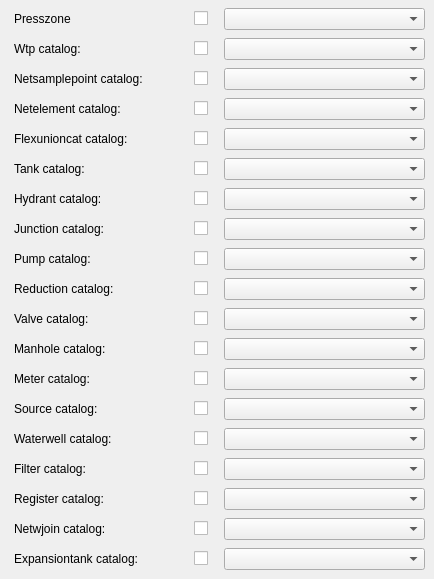
   <widget class="QWidget" name="tab_21">
    <attribute name="title">
     <string>WS</string>
    </attribute>
    <widget class="QComboBox" name="netelementcat_vdefault">
     <property name="geometry">
      <rect>
       <x>224</x>
       <y>98</y>
       <width>201</width>
       <height>22</height>
      </rect>
     </property>
    </widget>
    <widget class="QCheckBox" name="chk_netelementcat_vdefault">
     <property name="geometry">
      <rect>
       <x>194</x>
       <y>98</y>
       <width>20</width>
       <height>21</height>
      </rect>
     </property>
     <property name="text">
      <string/>
     </property>
    </widget>
    <widget class="QLabel" name="label_netelementcat">
     <property name="geometry">
      <rect>
       <x>14</x>
       <y>98</y>
       <width>169</width>
       <height>22</height>
      </rect>
     </property>
     <property name="font">
      <font>
       <pointsize>9</pointsize>
      </font>
     </property>
     <property name="frameShape">
      <enum>QFrame::NoFrame</enum>
     </property>
     <property name="frameShadow">
      <enum>QFrame::Plain</enum>
     </property>
     <property name="text">
      <string>Netelement catalog:</string>
     </property>
     <property name="textFormat">
      <enum>Qt::AutoText</enum>
     </property>
     <property name="scaledContents">
      <bool>false</bool>
     </property>
     <property name="alignment">
      <set>Qt::AlignLeading|Qt::AlignLeft|Qt::AlignVCenter</set>
     </property>
     <property name="margin">
      <number>3</number>
     </property>
    </widget>
    <widget class="QLabel" name="label_tankcat">
     <property name="geometry">
      <rect>
       <x>14</x>
       <y>158</y>
       <width>166</width>
       <height>22</height>
      </rect>
     </property>
     <property name="font">
      <font>
       <pointsize>9</pointsize>
      </font>
     </property>
     <property name="frameShape">
      <enum>QFrame::NoFrame</enum>
     </property>
     <property name="frameShadow">
      <enum>QFrame::Plain</enum>
     </property>
     <property name="text">
      <string>Tank catalog:</string>
     </property>
     <property name="textFormat">
      <enum>Qt::AutoText</enum>
     </property>
     <property name="scaledContents">
      <bool>false</bool>
     </property>
     <property name="alignment">
      <set>Qt::AlignLeading|Qt::AlignLeft|Qt::AlignVCenter</set>
     </property>
     <property name="margin">
      <number>3</number>
     </property>
    </widget>
    <widget class="QCheckBox" name="chk_tankcat_vdefault">
     <property name="geometry">
      <rect>
       <x>194</x>
       <y>158</y>
       <width>20</width>
       <height>21</height>
      </rect>
     </property>
     <property name="text">
      <string/>
     </property>
    </widget>
    <widget class="QComboBox" name="tankcat_vdefault">
     <property name="geometry">
      <rect>
       <x>224</x>
       <y>158</y>
       <width>201</width>
       <height>22</height>
      </rect>
     </property>
    </widget>
    <widget class="QLabel" name="label_hydrantcat">
     <property name="geometry">
      <rect>
       <x>14</x>
       <y>188</y>
       <width>172</width>
       <height>22</height>
      </rect>
     </property>
     <property name="font">
      <font>
       <pointsize>9</pointsize>
      </font>
     </property>
     <property name="frameShape">
      <enum>QFrame::NoFrame</enum>
     </property>
     <property name="frameShadow">
      <enum>QFrame::Plain</enum>
     </property>
     <property name="text">
      <string>Hydrant catalog:</string>
     </property>
     <property name="textFormat">
      <enum>Qt::AutoText</enum>
     </property>
     <property name="scaledContents">
      <bool>false</bool>
     </property>
     <property name="alignment">
      <set>Qt::AlignLeading|Qt::AlignLeft|Qt::AlignVCenter</set>
     </property>
     <property name="margin">
      <number>3</number>
     </property>
    </widget>
    <widget class="QCheckBox" name="chk_hydrantcat_vdefault">
     <property name="geometry">
      <rect>
       <x>194</x>
       <y>188</y>
       <width>20</width>
       <height>21</height>
      </rect>
     </property>
     <property name="text">
      <string/>
     </property>
    </widget>
    <widget class="QComboBox" name="hydrantcat_vdefault">
     <property name="geometry">
      <rect>
       <x>224</x>
       <y>188</y>
       <width>201</width>
       <height>22</height>
      </rect>
     </property>
    </widget>
    <widget class="QLabel" name="label_junctioncat">
     <property name="geometry">
      <rect>
       <x>14</x>
       <y>218</y>
       <width>169</width>
       <height>22</height>
      </rect>
     </property>
     <property name="font">
      <font>
       <pointsize>9</pointsize>
      </font>
     </property>
     <property name="frameShape">
      <enum>QFrame::NoFrame</enum>
     </property>
     <property name="frameShadow">
      <enum>QFrame::Plain</enum>
     </property>
     <property name="text">
      <string>Junction catalog:</string>
     </property>
     <property name="textFormat">
      <enum>Qt::AutoText</enum>
     </property>
     <property name="scaledContents">
      <bool>false</bool>
     </property>
     <property name="alignment">
      <set>Qt::AlignLeading|Qt::AlignLeft|Qt::AlignVCenter</set>
     </property>
     <property name="margin">
      <number>3</number>
     </property>
    </widget>
    <widget class="QCheckBox" name="chk_junctioncat_vdefault">
     <property name="geometry">
      <rect>
       <x>194</x>
       <y>218</y>
       <width>20</width>
       <height>21</height>
      </rect>
     </property>
     <property name="text">
      <string/>
     </property>
    </widget>
    <widget class="QComboBox" name="junctioncat_vdefault">
     <property name="geometry">
      <rect>
       <x>224</x>
       <y>218</y>
       <width>201</width>
       <height>22</height>
      </rect>
     </property>
    </widget>
    <widget class="QLabel" name="label_pumpcat">
     <property name="geometry">
      <rect>
       <x>14</x>
       <y>248</y>
       <width>169</width>
       <height>22</height>
      </rect>
     </property>
     <property name="font">
      <font>
       <pointsize>9</pointsize>
      </font>
     </property>
     <property name="frameShape">
      <enum>QFrame::NoFrame</enum>
     </property>
     <property name="frameShadow">
      <enum>QFrame::Plain</enum>
     </property>
     <property name="text">
      <string>Pump catalog:</string>
     </property>
     <property name="textFormat">
      <enum>Qt::AutoText</enum>
     </property>
     <property name="scaledContents">
      <bool>false</bool>
     </property>
     <property name="alignment">
      <set>Qt::AlignLeading|Qt::AlignLeft|Qt::AlignVCenter</set>
     </property>
     <property name="margin">
      <number>3</number>
     </property>
    </widget>
    <widget class="QCheckBox" name="chk_pumpcat_vdefault">
     <property name="geometry">
      <rect>
       <x>194</x>
       <y>248</y>
       <width>20</width>
       <height>21</height>
      </rect>
     </property>
     <property name="text">
      <string/>
     </property>
    </widget>
    <widget class="QComboBox" name="pumpcat_vdefault">
     <property name="geometry">
      <rect>
       <x>224</x>
       <y>248</y>
       <width>201</width>
       <height>22</height>
      </rect>
     </property>
    </widget>
    <widget class="QLabel" name="label_reductioncat">
     <property name="geometry">
      <rect>
       <x>14</x>
       <y>278</y>
       <width>172</width>
       <height>22</height>
      </rect>
     </property>
     <property name="font">
      <font>
       <pointsize>9</pointsize>
      </font>
     </property>
     <property name="frameShape">
      <enum>QFrame::NoFrame</enum>
     </property>
     <property name="frameShadow">
      <enum>QFrame::Plain</enum>
     </property>
     <property name="text">
      <string>Reduction catalog:</string>
     </property>
     <property name="textFormat">
      <enum>Qt::AutoText</enum>
     </property>
     <property name="scaledContents">
      <bool>false</bool>
     </property>
     <property name="alignment">
      <set>Qt::AlignLeading|Qt::AlignLeft|Qt::AlignVCenter</set>
     </property>
     <property name="margin">
      <number>3</number>
     </property>
    </widget>
    <widget class="QCheckBox" name="chk_reductioncat_vdefault">
     <property name="geometry">
      <rect>
       <x>194</x>
       <y>278</y>
       <width>20</width>
       <height>21</height>
      </rect>
     </property>
     <property name="text">
      <string/>
     </property>
    </widget>
    <widget class="QComboBox" name="reductioncat_vdefault">
     <property name="geometry">
      <rect>
       <x>224</x>
       <y>278</y>
       <width>201</width>
       <height>22</height>
      </rect>
     </property>
    </widget>
    <widget class="QLabel" name="label_valvecat">
     <property name="geometry">
      <rect>
       <x>14</x>
       <y>308</y>
       <width>166</width>
       <height>22</height>
      </rect>
     </property>
     <property name="font">
      <font>
       <pointsize>9</pointsize>
      </font>
     </property>
     <property name="frameShape">
      <enum>QFrame::NoFrame</enum>
     </property>
     <property name="frameShadow">
      <enum>QFrame::Plain</enum>
     </property>
     <property name="text">
      <string>Valve catalog:</string>
     </property>
     <property name="textFormat">
      <enum>Qt::AutoText</enum>
     </property>
     <property name="scaledContents">
      <bool>false</bool>
     </property>
     <property name="alignment">
      <set>Qt::AlignLeading|Qt::AlignLeft|Qt::AlignVCenter</set>
     </property>
     <property name="margin">
      <number>3</number>
     </property>
    </widget>
    <widget class="QCheckBox" name="chk_valvecat_vdefault">
     <property name="geometry">
      <rect>
       <x>194</x>
       <y>308</y>
       <width>20</width>
       <height>21</height>
      </rect>
     </property>
     <property name="text">
      <string/>
     </property>
    </widget>
    <widget class="QComboBox" name="valvecat_vdefault">
     <property name="geometry">
      <rect>
       <x>224</x>
       <y>308</y>
       <width>201</width>
       <height>22</height>
      </rect>
     </property>
    </widget>
    <widget class="QLabel" name="label_manholecat">
     <property name="geometry">
      <rect>
       <x>14</x>
       <y>338</y>
       <width>166</width>
       <height>22</height>
      </rect>
     </property>
     <property name="font">
      <font>
       <pointsize>9</pointsize>
      </font>
     </property>
     <property name="frameShape">
      <enum>QFrame::NoFrame</enum>
     </property>
     <property name="frameShadow">
      <enum>QFrame::Plain</enum>
     </property>
     <property name="text">
      <string>Manhole catalog:</string>
     </property>
     <property name="textFormat">
      <enum>Qt::AutoText</enum>
     </property>
     <property name="scaledContents">
      <bool>false</bool>
     </property>
     <property name="alignment">
      <set>Qt::AlignLeading|Qt::AlignLeft|Qt::AlignVCenter</set>
     </property>
     <property name="margin">
      <number>3</number>
     </property>
    </widget>
    <widget class="QCheckBox" name="chk_manholecat_vdefault">
     <property name="geometry">
      <rect>
       <x>194</x>
       <y>338</y>
       <width>20</width>
       <height>21</height>
      </rect>
     </property>
     <property name="text">
      <string/>
     </property>
    </widget>
    <widget class="QComboBox" name="manholecat_vdefault">
     <property name="geometry">
      <rect>
       <x>224</x>
       <y>338</y>
       <width>201</width>
       <height>22</height>
      </rect>
     </property>
    </widget>
    <widget class="QLabel" name="label_sourcecat">
     <property name="geometry">
      <rect>
       <x>14</x>
       <y>398</y>
       <width>166</width>
       <height>22</height>
      </rect>
     </property>
     <property name="font">
      <font>
       <pointsize>9</pointsize>
      </font>
     </property>
     <property name="frameShape">
      <enum>QFrame::NoFrame</enum>
     </property>
     <property name="frameShadow">
      <enum>QFrame::Plain</enum>
     </property>
     <property name="text">
      <string>Source catalog:</string>
     </property>
     <property name="textFormat">
      <enum>Qt::AutoText</enum>
     </property>
     <property name="scaledContents">
      <bool>false</bool>
     </property>
     <property name="alignment">
      <set>Qt::AlignLeading|Qt::AlignLeft|Qt::AlignVCenter</set>
     </property>
     <property name="margin">
      <number>3</number>
     </property>
    </widget>
    <widget class="QCheckBox" name="chk_sourcecat_vdefault">
     <property name="geometry">
      <rect>
       <x>194</x>
       <y>398</y>
       <width>20</width>
       <height>21</height>
      </rect>
     </property>
     <property name="text">
      <string/>
     </property>
    </widget>
    <widget class="QComboBox" name="sourcecat_vdefault">
     <property name="geometry">
      <rect>
       <x>224</x>
       <y>398</y>
       <width>201</width>
       <height>22</height>
      </rect>
     </property>
    </widget>
    <widget class="QLabel" name="label_waterwellcat">
     <property name="geometry">
      <rect>
       <x>14</x>
       <y>428</y>
       <width>163</width>
       <height>22</height>
      </rect>
     </property>
     <property name="font">
      <font>
       <pointsize>9</pointsize>
      </font>
     </property>
     <property name="frameShape">
      <enum>QFrame::NoFrame</enum>
     </property>
     <property name="frameShadow">
      <enum>QFrame::Plain</enum>
     </property>
     <property name="text">
      <string>Waterwell catalog:</string>
     </property>
     <property name="textFormat">
      <enum>Qt::AutoText</enum>
     </property>
     <property name="scaledContents">
      <bool>false</bool>
     </property>
     <property name="alignment">
      <set>Qt::AlignLeading|Qt::AlignLeft|Qt::AlignVCenter</set>
     </property>
     <property name="margin">
      <number>3</number>
     </property>
    </widget>
    <widget class="QCheckBox" name="chk_waterwellcat_vdefault">
     <property name="geometry">
      <rect>
       <x>194</x>
       <y>428</y>
       <width>20</width>
       <height>21</height>
      </rect>
     </property>
     <property name="text">
      <string/>
     </property>
    </widget>
    <widget class="QComboBox" name="waterwellcat_vdefault">
     <property name="geometry">
      <rect>
       <x>224</x>
       <y>428</y>
       <width>201</width>
       <height>22</height>
      </rect>
     </property>
    </widget>
    <widget class="QLabel" name="label_filtercat">
     <property name="geometry">
      <rect>
       <x>14</x>
       <y>458</y>
       <width>157</width>
       <height>22</height>
      </rect>
     </property>
     <property name="font">
      <font>
       <pointsize>9</pointsize>
      </font>
     </property>
     <property name="frameShape">
      <enum>QFrame::NoFrame</enum>
     </property>
     <property name="frameShadow">
      <enum>QFrame::Plain</enum>
     </property>
     <property name="text">
      <string>Filter catalog:</string>
     </property>
     <property name="textFormat">
      <enum>Qt::AutoText</enum>
     </property>
     <property name="scaledContents">
      <bool>false</bool>
     </property>
     <property name="alignment">
      <set>Qt::AlignLeading|Qt::AlignLeft|Qt::AlignVCenter</set>
     </property>
     <property name="margin">
      <number>3</number>
     </property>
    </widget>
    <widget class="QCheckBox" name="chk_filtercat_vdefault">
     <property name="geometry">
      <rect>
       <x>194</x>
       <y>458</y>
       <width>20</width>
       <height>21</height>
      </rect>
     </property>
     <property name="text">
      <string/>
     </property>
    </widget>
    <widget class="QLabel" name="label_registercat">
     <property name="geometry">
      <rect>
       <x>14</x>
       <y>488</y>
       <width>163</width>
       <height>22</height>
      </rect>
     </property>
     <property name="font">
      <font>
       <pointsize>9</pointsize>
      </font>
     </property>
     <property name="frameShape">
      <enum>QFrame::NoFrame</enum>
     </property>
     <property name="frameShadow">
      <enum>QFrame::Plain</enum>
     </property>
     <property name="text">
      <string>Register catalog:</string>
     </property>
     <property name="textFormat">
      <enum>Qt::AutoText</enum>
     </property>
     <property name="scaledContents">
      <bool>false</bool>
     </property>
     <property name="alignment">
      <set>Qt::AlignLeading|Qt::AlignLeft|Qt::AlignVCenter</set>
     </property>
     <property name="margin">
      <number>3</number>
     </property>
    </widget>
    <widget class="QCheckBox" name="chk_registercat_vdefault">
     <property name="geometry">
      <rect>
       <x>194</x>
       <y>488</y>
       <width>20</width>
       <height>21</height>
      </rect>
     </property>
     <property name="text">
      <string/>
     </property>
    </widget>
    <widget class="QComboBox" name="registercat_vdefault">
     <property name="geometry">
      <rect>
       <x>224</x>
       <y>488</y>
       <width>201</width>
       <height>22</height>
      </rect>
     </property>
    </widget>
    <widget class="QLabel" name="label_netwjoincat">
     <property name="geometry">
      <rect>
       <x>14</x>
       <y>518</y>
       <width>166</width>
       <height>22</height>
      </rect>
     </property>
     <property name="font">
      <font>
       <pointsize>9</pointsize>
      </font>
     </property>
     <property name="frameShape">
      <enum>QFrame::NoFrame</enum>
     </property>
     <property name="frameShadow">
      <enum>QFrame::Plain</enum>
     </property>
     <property name="text">
      <string>Netwjoin catalog:</string>
     </property>
     <property name="textFormat">
      <enum>Qt::AutoText</enum>
     </property>
     <property name="scaledContents">
      <bool>false</bool>
     </property>
     <property name="alignment">
      <set>Qt::AlignLeading|Qt::AlignLeft|Qt::AlignVCenter</set>
     </property>
     <property name="margin">
      <number>3</number>
     </property>
    </widget>
    <widget class="QCheckBox" name="chk_netwjoincat_vdefault">
     <property name="geometry">
      <rect>
       <x>194</x>
       <y>518</y>
       <width>20</width>
       <height>21</height>
      </rect>
     </property>
     <property name="text">
      <string/>
     </property>
    </widget>
    <widget class="QComboBox" name="netwjoincat_vdefault">
     <property name="geometry">
      <rect>
       <x>224</x>
       <y>518</y>
       <width>201</width>
       <height>22</height>
      </rect>
     </property>
    </widget>
    <widget class="QLabel" name="label_expansiontankcat">
     <property name="geometry">
      <rect>
       <x>14</x>
       <y>548</y>
       <width>166</width>
       <height>22</height>
      </rect>
     </property>
     <property name="font">
      <font>
       <pointsize>9</pointsize>
      </font>
     </property>
     <property name="frameShape">
      <enum>QFrame::NoFrame</enum>
     </property>
     <property name="frameShadow">
      <enum>QFrame::Plain</enum>
     </property>
     <property name="text">
      <string>Expansiontank catalog:</string>
     </property>
     <property name="textFormat">
      <enum>Qt::AutoText</enum>
     </property>
     <property name="scaledContents">
      <bool>false</bool>
     </property>
     <property name="alignment">
      <set>Qt::AlignLeading|Qt::AlignLeft|Qt::AlignVCenter</set>
     </property>
     <property name="margin">
      <number>3</number>
     </property>
    </widget>
    <widget class="QCheckBox" name="chk_expansiontankcat_vdefault">
     <property name="geometry">
      <rect>
       <x>194</x>
       <y>548</y>
       <width>20</width>
       <height>21</height>
      </rect>
     </property>
     <property name="text">
      <string/>
     </property>
    </widget>
    <widget class="QComboBox" name="expansiontankcat_vdefault">
     <property name="geometry">
      <rect>
       <x>224</x>
       <y>548</y>
       <width>201</width>
       <height>22</height>
      </rect>
     </property>
    </widget>
    <widget class="QCheckBox" name="chk_metercat_vdefault">
     <property name="geometry">
      <rect>
       <x>194</x>
       <y>368</y>
       <width>20</width>
       <height>21</height>
      </rect>
     </property>
     <property name="text">
      <string/>
     </property>
    </widget>
    <widget class="QComboBox" name="metercat_vdefault">
     <property name="geometry">
      <rect>
       <x>224</x>
       <y>368</y>
       <width>201</width>
       <height>22</height>
      </rect>
     </property>
    </widget>
    <widget class="QLabel" name="label_metercat">
     <property name="geometry">
      <rect>
       <x>14</x>
       <y>368</y>
       <width>163</width>
       <height>22</height>
      </rect>
     </property>
     <property name="font">
      <font>
       <pointsize>9</pointsize>
      </font>
     </property>
     <property name="frameShape">
      <enum>QFrame::NoFrame</enum>
     </property>
     <property name="frameShadow">
      <enum>QFrame::Plain</enum>
     </property>
     <property name="text">
      <string>Meter catalog:</string>
     </property>
     <property name="textFormat">
      <enum>Qt::AutoText</enum>
     </property>
     <property name="scaledContents">
      <bool>false</bool>
     </property>
     <property name="alignment">
      <set>Qt::AlignLeading|Qt::AlignLeft|Qt::AlignVCenter</set>
     </property>
     <property name="margin">
      <number>3</number>
     </property>
    </widget>
    <widget class="QComboBox" name="filtercat_vdefault">
     <property name="geometry">
      <rect>
       <x>224</x>
       <y>458</y>
       <width>201</width>
       <height>22</height>
      </rect>
     </property>
    </widget>
    <widget class="QLabel" name="label_netsamplepointcat">
     <property name="geometry">
      <rect>
       <x>14</x>
       <y>68</y>
       <width>169</width>
       <height>22</height>
      </rect>
     </property>
     <property name="font">
      <font>
       <pointsize>9</pointsize>
      </font>
     </property>
     <property name="frameShape">
      <enum>QFrame::NoFrame</enum>
     </property>
     <property name="frameShadow">
      <enum>QFrame::Plain</enum>
     </property>
     <property name="text">
      <string>Netsamplepoint catalog:</string>
     </property>
     <property name="textFormat">
      <enum>Qt::AutoText</enum>
     </property>
     <property name="scaledContents">
      <bool>false</bool>
     </property>
     <property name="alignment">
      <set>Qt::AlignLeading|Qt::AlignLeft|Qt::AlignVCenter</set>
     </property>
     <property name="margin">
      <number>3</number>
     </property>
    </widget>
    <widget class="QCheckBox" name="chk_netsamplepointcat_vdefault">
     <property name="geometry">
      <rect>
       <x>194</x>
       <y>68</y>
       <width>20</width>
       <height>21</height>
      </rect>
     </property>
     <property name="text">
      <string/>
     </property>
     <property name="checkable">
      <bool>true</bool>
     </property>
     <property name="checked">
      <bool>false</bool>
     </property>
    </widget>
    <widget class="QComboBox" name="netsamplepointcat_vdefault">
     <property name="geometry">
      <rect>
       <x>224</x>
       <y>68</y>
       <width>201</width>
       <height>22</height>
      </rect>
     </property>
    </widget>
    <widget class="QLabel" name="label_flexunioncat">
     <property name="geometry">
      <rect>
       <x>14</x>
       <y>128</y>
       <width>169</width>
       <height>22</height>
      </rect>
     </property>
     <property name="font">
      <font>
       <pointsize>9</pointsize>
      </font>
     </property>
     <property name="frameShape">
      <enum>QFrame::NoFrame</enum>
     </property>
     <property name="frameShadow">
      <enum>QFrame::Plain</enum>
     </property>
     <property name="text">
      <string>Flexunioncat catalog:</string>
     </property>
     <property name="textFormat">
      <enum>Qt::AutoText</enum>
     </property>
     <property name="scaledContents">
      <bool>false</bool>
     </property>
     <property name="alignment">
      <set>Qt::AlignLeading|Qt::AlignLeft|Qt::AlignVCenter</set>
     </property>
     <property name="margin">
      <number>3</number>
     </property>
    </widget>
    <widget class="QCheckBox" name="chk_flexunioncat_vdefault">
     <property name="geometry">
      <rect>
       <x>194</x>
       <y>128</y>
       <width>20</width>
       <height>21</height>
      </rect>
     </property>
     <property name="text">
      <string/>
     </property>
    </widget>
    <widget class="QComboBox" name="flexunioncat_vdefault">
     <property name="geometry">
      <rect>
       <x>224</x>
       <y>128</y>
       <width>201</width>
       <height>22</height>
      </rect>
     </property>
    </widget>
    <widget class="QLabel" name="label_wtpcat">
     <property name="geometry">
      <rect>
       <x>14</x>
       <y>38</y>
       <width>166</width>
       <height>22</height>
      </rect>
     </property>
     <property name="font">
      <font>
       <pointsize>9</pointsize>
      </font>
     </property>
     <property name="frameShape">
      <enum>QFrame::NoFrame</enum>
     </property>
     <property name="frameShadow">
      <enum>QFrame::Plain</enum>
     </property>
     <property name="text">
      <string>Wtp catalog:</string>
     </property>
     <property name="textFormat">
      <enum>Qt::AutoText</enum>
     </property>
     <property name="scaledContents">
      <bool>false</bool>
     </property>
     <property name="alignment">
      <set>Qt::AlignLeading|Qt::AlignLeft|Qt::AlignVCenter</set>
     </property>
     <property name="margin">
      <number>3</number>
     </property>
    </widget>
    <widget class="QComboBox" name="wtpcat_vdefault">
     <property name="geometry">
      <rect>
       <x>224</x>
       <y>38</y>
       <width>201</width>
       <height>22</height>
      </rect>
     </property>
    </widget>
    <widget class="QCheckBox" name="chk_wtpcat_vdefault">
     <property name="geometry">
      <rect>
       <x>194</x>
       <y>38</y>
       <width>20</width>
       <height>21</height>
      </rect>
     </property>
     <property name="text">
      <string/>
     </property>
    </widget>
    <widget class="QCheckBox" name="chk_presszone_vdefault">
     <property name="geometry">
      <rect>
       <x>194</x>
       <y>8</y>
       <width>20</width>
       <height>21</height>
      </rect>
     </property>
     <property name="text">
      <string/>
     </property>
    </widget>
    <widget class="QLabel" name="label_presszone">
     <property name="geometry">
      <rect>
       <x>14</x>
       <y>8</y>
       <width>166</width>
       <height>22</height>
      </rect>
     </property>
     <property name="font">
      <font>
       <pointsize>9</pointsize>
      </font>
     </property>
     <property name="frameShape">
      <enum>QFrame::NoFrame</enum>
     </property>
     <property name="frameShadow">
      <enum>QFrame::Plain</enum>
     </property>
     <property name="text">
      <string>Presszone</string>
     </property>
     <property name="textFormat">
      <enum>Qt::AutoText</enum>
     </property>
     <property name="scaledContents">
      <bool>false</bool>
     </property>
     <property name="alignment">
      <set>Qt::AlignLeading|Qt::AlignLeft|Qt::AlignVCenter</set>
     </property>
     <property name="margin">
      <number>3</number>
     </property>
    </widget>
    <widget class="QComboBox" name="presszone_vdefault">
     <property name="geometry">
      <rect>
       <x>224</x>
       <y>8</y>
       <width>201</width>
       <height>22</height>
      </rect>
     </property>
    </widget>
   </widget>
